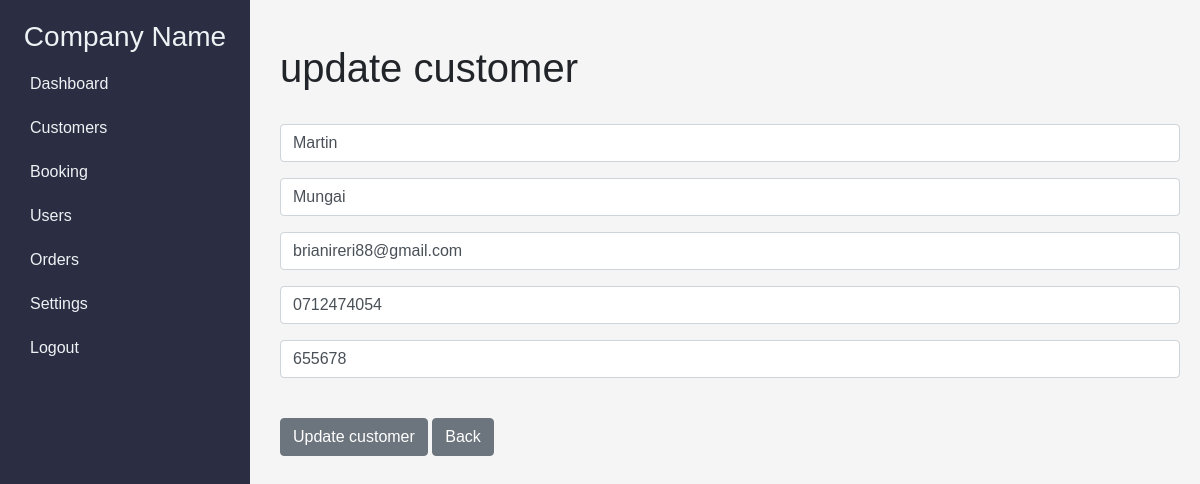
/update_customer/3 (signed in), run on the app's committed database.
### project/models.py (models this page shows, shortened)
class Customer(models.Model):
    created_at = models.DateTimeField(auto_now_add=True)
    first_name = models.CharField(max_length=50)
    last_name =  models.CharField(max_length=50)
    email =  models.CharField(max_length=100)
    phone =  models.CharField(max_length=15)
    Id_no  =  models.CharField(max_length=100, unique=True)
    class Meta:
        verbose_name_plural = 'Customer'

### project/views.py (the view)
# urls.py: path('update_customer/<int:pk>', views.update_customer, name='update_customer'),
@login_required(login_url='login')
def update_customer(request, pk):
    if request.user.is_authenticated:
        current_customer = Customer.objects.get(id=pk)
        form =  AddCustomerForm(request.POST or None, instance=current_customer)
        if form.is_valid():
            form.save()
            messages.success(request, "Record has been updated..")
            return redirect('customer')
        return render(request, 'admin/update_customer.html', {'form':form})
    else:
         messages.success(request, "You must be logged in..")
         return redirect('login')

### project/forms.py
class AddCustomerForm(forms.ModelForm):
    first_name = forms.CharField(required=True, widget=forms.widgets.TextInput(attrs={"placeholder":"First Name", "class":"form-control"}), label="")
    last_name  = forms.CharField(required=True, widget=forms.widgets.TextInput(attrs={"placeholder":"Last Name", "class":"form-control"}), label="")
    email  = forms.CharField(required=True, widget=forms.widgets.TextInput(attrs={"placeholder":"Email Name", "class":"form-control"}), label="")
    phone  = forms.CharField(required=True, widget=forms.widgets.TextInput(attrs={"placeholder":"Phone", "class":"form-control"}), label="")
    Id_no  = forms.CharField(required=True, widget=forms.widgets.TextInput(attrs={"placeholder":"Id_no", "class":"form-control"}), label="")
    class Meta:
        model = Customer
        exclude = ("user",)

### project/templates/admin/update_customer.html (shortened to what this page needs)
{% extends 'admin/admin_dashboard.html' %}
{% load static %}
{% block content %}
    <div class="content"><div class="col-md-6 offset-md-3"></div>
<h1>update customer</h1>
<br/>
<form method="POST" >
    {{ form.as_p }}
    <br>
    <button type="submit" class="btn btn-secondary">Update customer</button>
    <a href="{% url 'customer' %}" class="btn btn-secondary">Back</a>
  </form>
</div>
{% endblock %}

### project/templates/admin/admin_dashboard.html (style rules this page uses)
body { font-family: 'Arial', sans-serif; background-color: #f5f5f5; }
.content { margin-left: 260px; padding: 20px; }

### data on the page
Customer: first_name "Martin", last_name "Mungai", email "brianireri88@gmail.com", phone "0712474054", Id_no "655678"
